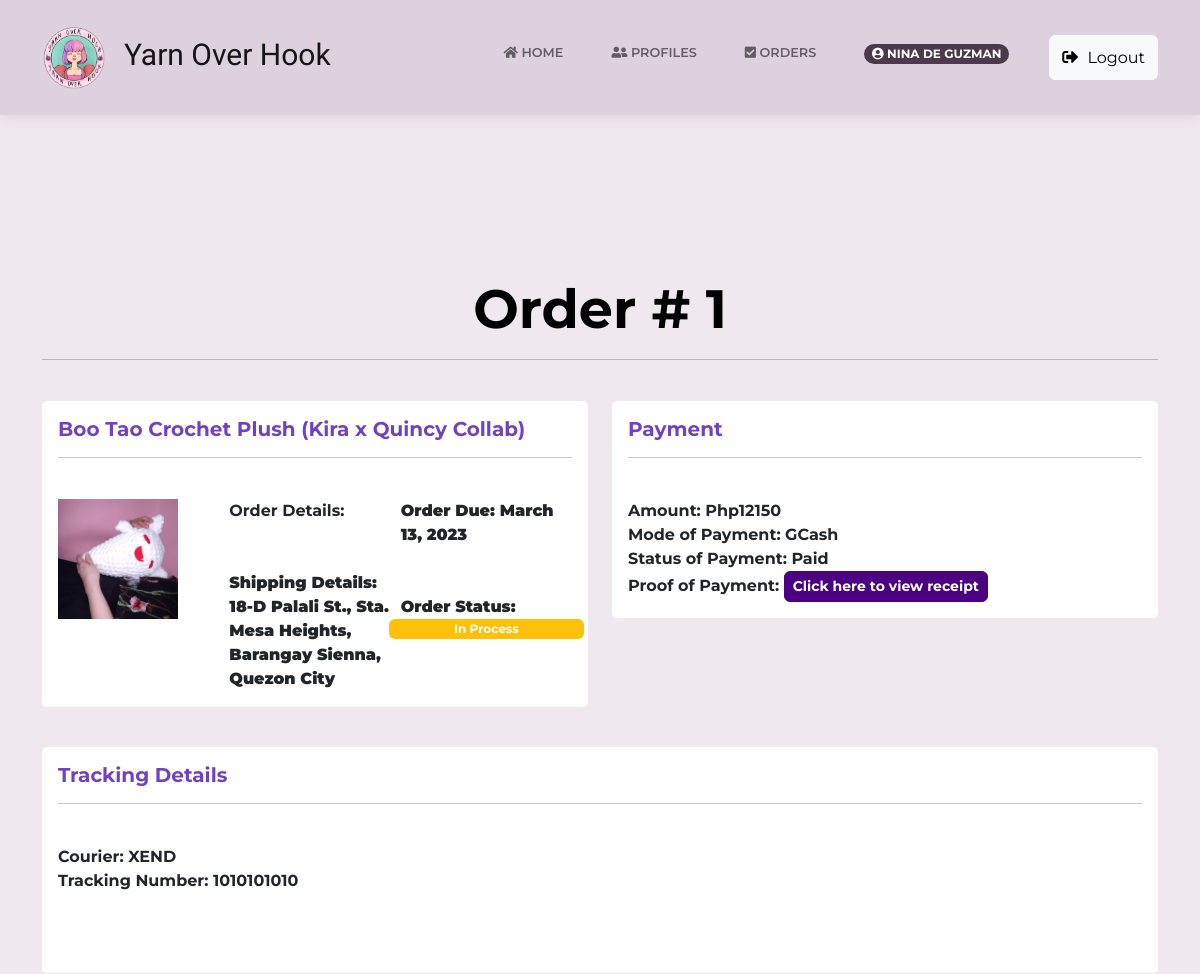
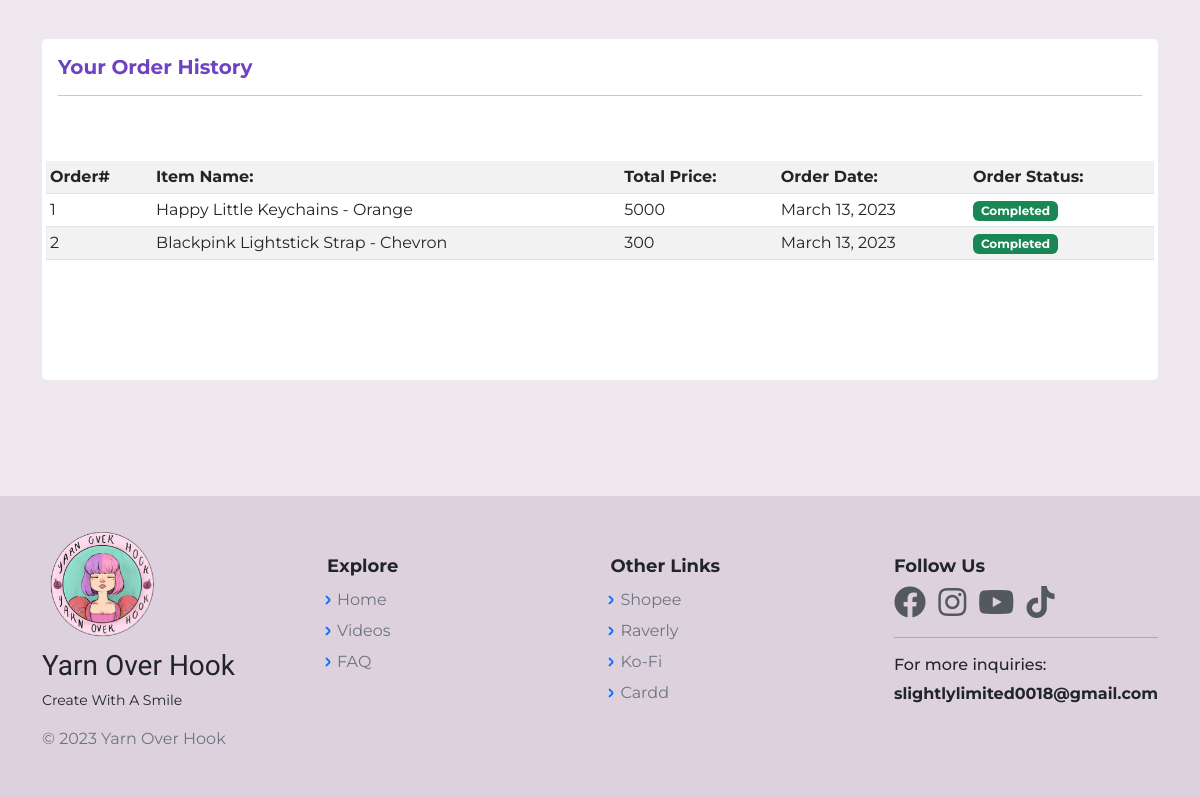
Page /OrderPageCust.php (signed in) on the committed database (2 pictures, top to bottom).
### tables this page shows
CREATE TABLE `orders_db` (
  `OrderID` bigint(20) NOT NULL,
  `ItemID` bigint(20) NOT NULL,
  `c_id` bigint(12) NOT NULL,
  `OrderQty` int(11) NOT NULL,
  `OrderType` varchar(255) NOT NULL,
  `TypeID` int(11) NOT NULL,
  `OrderDate` timestamp NOT NULL DEFAULT current_timestamp() ON UPDATE current_timestamp(),
  `OrderTotal` int(12) NOT NULL,
  `proof_img` varchar(255) NOT NULL,
  `p_mode` varchar(255) NOT NULL,
  `tracking_no` varchar(255) NOT NULL,
  `courier_id` varchar(255) NOT NULL,
  `pay_status` varchar(255) NOT NULL
);

CREATE TABLE `inventory_db` (
  `id` bigint(20) NOT NULL,
  `ItemID` bigint(20) NOT NULL,
  `ItemName` varchar(100) NOT NULL,
  `ItemImg` varchar(255) NOT NULL,
  `ItemDesc` text NOT NULL,
  `ItemType` varchar(255) NOT NULL,
  `TypeID` int(11) NOT NULL,
  `ItemPrice` int(12) NOT NULL,
  `ItemQty` int(12) NOT NULL,
  `created_at` timestamp NOT NULL DEFAULT current_timestamp() ON UPDATE current_timestamp()
);

CREATE TABLE `cust_profile` (
  `id` bigint(20) NOT NULL,
  `c_id` bigint(12) NOT NULL,
  `c_name` varchar(60) NOT NULL,
  `c_label` varchar(255) NOT NULL,
  `region` varchar(60) NOT NULL,
  `city` varchar(60) NOT NULL,
  `street` varchar(60) NOT NULL,
  `barangay` varchar(60) NOT NULL,
  `phone_no` varchar(20) NOT NULL,
  `zip_code` int(12) NOT NULL,
  `unit_no` int(11) NOT NULL,
  `date` timestamp NOT NULL DEFAULT current_timestamp() ON UPDATE current_timestamp(),
  `address` varchar(150) NOT NULL,
  `login_id` bigint(12) NOT NULL,
  `unique_id` int(5) NOT NULL DEFAULT 1,
  `cust_status` int(1) NOT NULL DEFAULT 0
);

### OrderPageCust.php (the view, shortened to what this page needs)
<?php
    include("includes/dbh.inc.php");
    if(isset($_SESSION['login_id'])) {
		$id = mysqli_real_escape_string($con, $_SESSION['login_id']);
		$item = "SELECT * FROM orders_db INNER JOIN cust_profile
        ON orders_db.c_id = cust_profile.c_id INNER JOIN inventory_db
        ON orders_db.ItemID = inventory_db.ItemID  WHERE cust_profile.cust_status = '1' AND orders_db.c_id = $id AND orders_db.TypeID = '1'";
		$result_process = mysqli_query($con, $item);
		$orders = mysqli_fetch_all($result_process, MYSQLI_ASSOC);
        $item_history = "SELECT * FROM orders_db INNER JOIN cust_profile
        ON orders_db.c_id = cust_profile.c_id INNER JOIN inventory_db
        ON orders_db.ItemID = inventory_db.ItemID  WHERE cust_profile.cust_status = '1' AND orders_db.c_id = $id AND orders_db.TypeID = '2'";
		$result_past = mysqli_query($con, $item_history);
		$orders_past = mysqli_fetch_all($result_past, MYSQLI_ASSOC);
	}
    require 'layouts/Header.php';
?>
<body class="d-flex flex-column min-vh-100">
<?php require 'layouts/nav.php';?>
    <main class="page payment-page;">
        <section class="clean-block payment-form dark" style="background-color:#efe9ef;"><br><br>
        <?php foreach($orders as $order): ?>
            <div class="container" style="color: var(--bs-btn-hover-border-color);">
                <div class="block-heading">
                    <h2 style="margin-bottom: 17.2px;font-size: 54px;text-align: center;margin-top:64px; color:black;font-weight:bold;"> Order # <?php echo $order['OrderID']; ?> </h2><hr>
                </div>
            </div>
			<div class="container">
        <div class="row">
            <div class="col-lg-6 mb-4">
                <div class="card">
                    <div class="card-body">
                        <h5 class="card-title" style="font-weight:bold;color: rgb(111, 66, 193);"><?php echo $order['ItemName']; ?></h5><hr> <br>
						<div class="image">
		<div class="column">
		<img src="<?php echo $order['ItemImg']; ?>" height="120px" width="120px"></div>
      </div>
      <div class="text">
		  <div class="column">
		<b> Order Details: </b> <br>
		 <br> <br>
		 <div class="row" style="font-weight:bold;"><b> Shipping Details: <?php echo $order['address']; ?></b></div> </div>
		<div class="column" style="font-weight:bold;"><b>Order Due: <?php echo date("F d, Y", strtotime($order['OrderDate'])); ?> </b>  <br>
		<br>
		<br>
		<div class="row"> <b>Order Status: </b> <span class="badge bg-warning"> <?php echo $order['OrderType']; ?> </span>
		</select> </div> </div>
      </div>
		</div>
        </div>
        </div>
            <div class="col-lg-6 mb-4">
                <div class="card">
                    <div class="card-body">
                        <h5 ><a href="AddPaymentCust.php?id=<?php echo $order['OrderID']; ?>" style="font-weight:bold; text-decoration:none;color: rgb(111, 66, 193);">Payment</h5></a><hr>
                        <p class="card-text">
                            <br> <b>Amount: Php<?php echo $order['OrderTotal']; ?> </b>
							<br> <b>Mode of Payment: <?php echo $order['p_mode']; ?> </b>
							<br> <b>Status of Payment: <?php echo $order['pay_status']; ?> </b>
							<br> <b><?php if (!empty($order['proof_img'])) { ?>
                                Proof of Payment:  <a class="btn btn-primary btn-sm rounded" href="<?php echo $order['proof_img']; ?>" style="font-weight:bold;background:indigo;border-color:indigo;"> Click here to view receipt </a>
                                <?php } else { ?>
                                Proof of Payment: No proof of payment uploaded yet.
                                <?php } ?> </b>
                        </p>
                    </div>
                </div>
            </div>
        </div>
    </div>
	<div class="container">
        <div class="row">
            <div class="col-md-12 mb-4">
                <div class="card">
                    <div class="card-body">
                        <h5 class="card-title" style="font-weight:bold;color: rgb(111, 66, 193);">Tracking Details</h5><hr>
                        <p class="card-text">
                            <br> <b>Courier: <?php echo $order['courier_id']; ?> </b>
							<br> <b>Tracking Number: <?php echo $order['tracking_no']; ?> </b>
							<br> <br>
                        </p>
						<br>
                    </div>
                </div>
                <?php endforeach; ?>
            </div>
            <div class="col-md-12">
                <div class="card">
                    <div class="card-body">
                        <h5 class="card-title" style="font-weight:bold;color: rgb(111, 66, 193);">Your Order History</h5><hr>
                        <p class="card-text">
                            <div class="row">
                                <table class="table table-striped table-hover table-sm mt-5">
                                <tr>
                                    <th> Order# </th>
                                    <th> Item Name: </th>
                                    <th> Total Price: </th>
                                    <th> Order Date: </th>
                                    <th> Order Status: </th>
                                </tr>
                            <?php $loop=1; foreach($orders_past as $history): ?>
                                <tr><td>  <?php echo $loop; ?> </td>
                                <td>  <?php echo $history['ItemName']; ?> </td>
                                <td> <?php echo $history['OrderTotal']; ?> </td>
                                <td> <?php echo date("F d, Y", strtotime($history['OrderDate'])); ?> </td>
                                <td> <span class="badge bg-success"><?php echo $history['OrderType']; ?> </span> </td></tr>
                            <?php $loop++; endforeach; ?>
                            </table>
                            </div>
						<br> <br>
						</p>
						<br>
                    </div>
                </div>
            </div>
        </div>
    </div>
        </section>
    </main>
<?php require 'layouts/Footer.php';?>

### assets/css/main.css (style rules this page uses)
body { background-color: #efe9ef !important; padding-top: 85px; }
.card { margin-bottom: 20px; }
.container { animation: transitionInContainer 0.50s; }

### assets/css/Profile-Edit-Form-styles.css (style rules this page uses)
hr { height: 2px; }

### assets/css/Profile-Edit-Form.css (style rules this page uses)
hr { height: 2px; }

### assets/css/ProfileEdit1.css (style rules this page uses)
hr { height: 2px; }

### assets/css/ProfileEdit2.css (style rules this page uses)
hr { height: 2px; }

### assets/css/ProfileDesignAdmin.css (style rules this page uses)
.card { background: #ffffff; -moz-border-radius: 5px; border-radius: 5px; border: 0; margin-bottom: 1rem; }

### OrderPageCust.php (style rules this page uses)
.column { float: left; width: 33.33%; }
.row:after { content: ""; display: table; clear: both; }

### rows in the picture
orders_db: OrderID "1", inventory_db.ItemName "Boo Tao Crochet Plush (Kira x Quincy Collab)", inventory_db.ItemImg (picture), cust_profile.address "18-D Palali St., Sta. Mesa Heights, Barangay Sienna, Quezon City", OrderDate "March 13, 2023", OrderType "In Process", OrderTotal "12150", p_mode "GCash", pay_status "Paid", courier "XEND", tracking_no "1010101010"
orders_db: inventory_db.ItemName "Happy Little Keychains - Orange", OrderTotal "5000", OrderDate "March 13, 2023", OrderType "Completed"
orders_db: inventory_db.ItemName "Blackpink Lightstick Strap - Chevron", OrderTotal "300", OrderDate "March 13, 2023", OrderType "Completed"

### other values in the picture
$_SESSION['cust_name'] "NINA DE GUZMAN"
